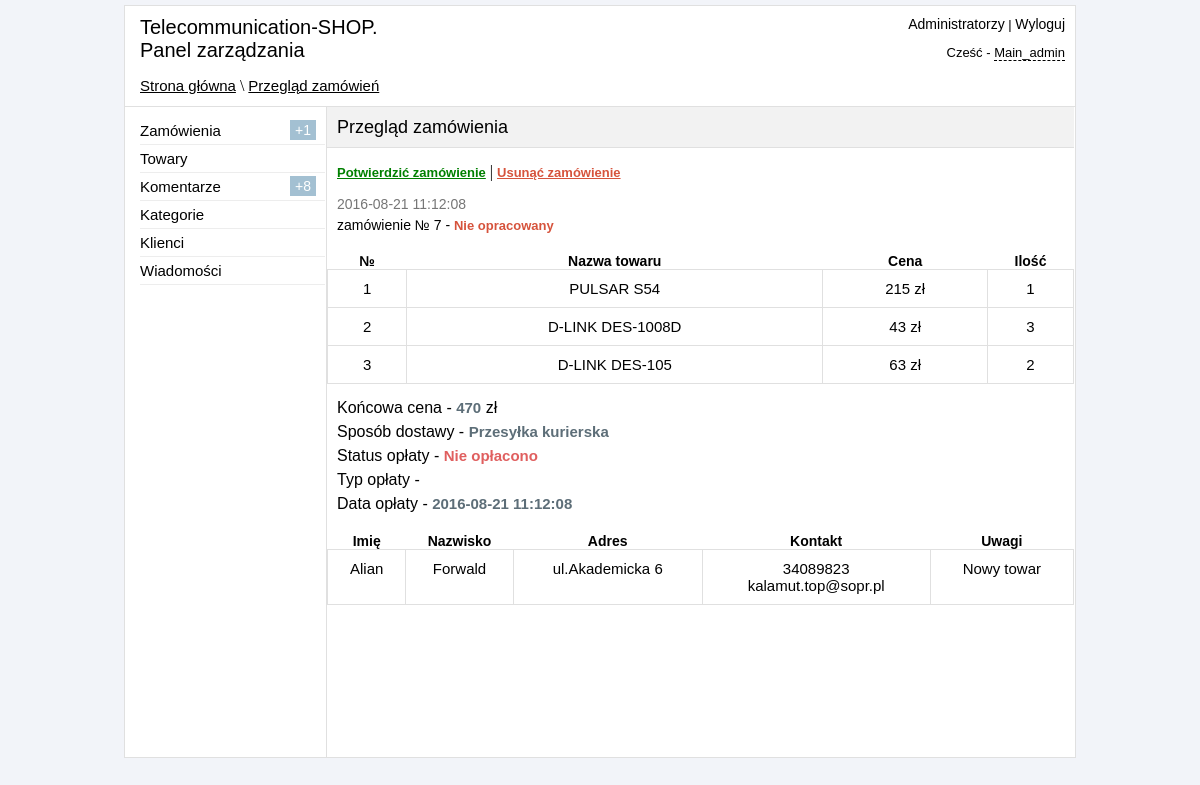
The page /admin/view_order.php?id=7 (signed in) on the database its author committed.
### tables this page shows
CREATE TABLE IF NOT EXISTS `orders` (
  `order_id` int(11) NOT NULL,
  `order_datetime` datetime NOT NULL,
  `order_confirmed` varchar(10) NOT NULL DEFAULT 'no',
  `order_delivery` varchar(255) NOT NULL,
  `order_pay` varchar(50) NOT NULL,
  `order_type_pay` varchar(100) NOT NULL,
  `order_name` text NOT NULL,
  `order_surname` text NOT NULL,
  `order_address` text NOT NULL,
  `order_phone` varchar(50) NOT NULL,
  `order_note` text NOT NULL,
  `order_email` varchar(50) NOT NULL,
  `order_paysystem_number` varchar(255) NOT NULL
);

CREATE TABLE IF NOT EXISTS `buy_products` (
  `buy_id` int(11) NOT NULL,
  `buy_id_order` int(11) NOT NULL,
  `buy_id_product` int(11) NOT NULL,
  `buy_count_product` int(11) NOT NULL
);

CREATE TABLE IF NOT EXISTS `table_products` (
  `products_id` int(11) NOT NULL,
  `title` varchar(255) NOT NULL,
  `price` int(11) NOT NULL,
  `model` varchar(255) NOT NULL,
  `seo_words` text NOT NULL,
  `seo_description` text NOT NULL,
  `mini_description` text NOT NULL,
  `image` varchar(255) NOT NULL,
  `description` text NOT NULL,
  `mini_features` text NOT NULL,
  `features` text NOT NULL,
  `datetime` datetime NOT NULL,
  `new` int(11) NOT NULL DEFAULT '0',
  `leader` int(11) NOT NULL DEFAULT '0',
  `sale` int(11) NOT NULL DEFAULT '0',
  `visible` int(11) DEFAULT '0',
  `count` int(11) NOT NULL DEFAULT '0',
  `type_product` varchar(255) NOT NULL,
  `model_id` int(11) NOT NULL,
  `yes_like` int(11) NOT NULL DEFAULT '1'
);

### admin/include/functions.php (called while the page is built, shortened)
<?php
function clear_string($link, $cl_str)
{
	$cl_str = mysqli_real_escape_string($link, $cl_str);
	$cl_str = strip_tags($cl_str);
	$cl_str = trim($cl_str);
	return $cl_str;
}
?>

### admin/view_order.php (the view, shortened to what this page needs)
<?php
if ($_SESSION['auth_admin'] == "yes_auth") {
    include "include/db_connect.php";
    include "include/functions.php";
    $id     = clear_string($link,$_GET["id"]);
    ?>
<!DOCTYPE html PUBLIC "-//W3C//DTD XHTML 1.0 Transitional//EN" "http://www.w3.org/TR/xhtml1/DTD/xhtml1-transitional.dtd">
<html xmlns="http://www.w3.org/1999/xhtml" xml:lang="pl" lang="pl">
<head>
    <link href="css/reset.css" rel="stylesheet" type="text/css" />
    <link href="css/style.css" rel="stylesheet" type="text/css" />
    <link href="jquery_confirm/jquery_confirm.css" rel="stylesheet" type="text/css" />
</head>
<body>
<div id="block-body">
<?php
include "include/block-header.php";
    ?>
<div id="block-content">
<div id="block-parameters">
<p id="title-page" >Przegląd zamówienia</p>
</div>
<?php
    if ($_SESSION['view_orders'] == '1') {
        $result = mysqli_query($link, "SELECT * FROM orders WHERE order_id = '$id'");
        if (mysqli_num_rows($result) > 0) {
            $row = mysqli_fetch_array($result);
            do {
                if ($row["order_confirmed"] == 'yes') {
                    $status = '<span class="green">Opracowany</span>';
                } else {
                    $status = '<span class="red">Nie opracowany</span>';
                }
                echo '
  <p class="view-order-link" ><a class="green" href="view_order.php?id=' . $row["order_id"] . '&action=accept" >Potwierdzić zamówienie</a> | <a class="delete" rel="view_order.php?id=' . $row["order_id"] . '&action=delete" >Usunąć zamówienie</a></p>
  <p class="order-datetime" >' . $row["order_datetime"] . '</p>
  <p class="order-number" >zamówienie № ' . $row["order_id"] . ' - ' . $status . '</p>
<TABLE align="center" CELLPADDING="10" WIDTH="100%">
<TR>
<TH>№</TH>
<TH>Nazwa towaru</TH>
<TH>Cena</TH>
<TH>Ilość</TH>
</TR>
';
                $query_product = mysqli_query($link, "SELECT * FROM buy_products,table_products WHERE buy_products.buy_id_order = '$id' AND table_products.products_id = buy_products.buy_id_product");
                $result_query = mysqli_fetch_array($query_product);
                do {
                    $price       = $price + ($result_query["price"] * $result_query["buy_count_product"]);
                    $index_count = $index_count + 1;
                    echo '
 <TR>
<TD  align="CENTER" >' . $index_count . '</TD>
<TD  align="CENTER" >' . $result_query["title"] . '</TD>
<TD  align="CENTER" >' . $result_query["price"] . ' zł</TD>
<TD  align="CENTER" >' . $result_query["buy_count_product"] . '</TD>
</TR>
';
                } while ($result_query = mysqli_fetch_array($query_product));
                if ($row["order_pay"] == "accepted") {
                    $statpay = '<span class="green">Opłacono</span>';
                } else {
                    $statpay = '<span class="red">Nie opłacono</span>';
                }
                echo '
</TABLE>
<ul id="info-order">
<li>Końcowa cena - <span>' . $price . '</span> zł</li>
<li>Sposób dostawy - <span>' . $row["order_delivery"] . '</span></li>
<li>Status opłaty - ' . $statpay . '</li>
<li>Typ opłaty - <span>' . $row["order_type_pay"] . '</span></li>
<li>Data opłaty - <span>' . $row["order_datetime"] . '</span></li>
</ul>
<TABLE align="center" CELLPADDING="10" WIDTH="100%">
<TR>
<TH>Imię</TH>
<TH>Nazwisko</TH>
<TH>Adres</TH>
<TH>Kontakt</TH>
<TH>Uwagi</TH>
</TR>
 <TR>
<TD  align="CENTER" >' . $row["order_name"] . '</TD>
<TD  align="CENTER" >' . $row["order_surname"] . '</TD>
<TD  align="CENTER" >' . $row["order_address"] . '</TD>
<TD  align="CENTER" >' . $row["order_phone"] . '</br>' . $row["order_email"] . '</TD>
<TD  align="CENTER" >' . $row["order_note"] . '</TD>
</TR>
</TABLE>
 ';
            } while ($row = mysqli_fetch_array($result));
        }
    } else {
        echo '<p id="form-error" align="center">Brak uprawnień na przegląd tego rozdziału!</p>';
    }
    ?>
</div>
</div>
</body>
</html>
<?php
} else {
    header("Location: login.php");
}
?>

### admin/css/style.css (style rules this page uses)
body { background-color: #F2F4F9; }
#block-body { width: 950px; margin: 5px auto; background-color: white; border: 1px solid #E0E0E0; }
#block-header1 a { font: 15px sans-serif; color: black; }
#block-content { width: 747px; min-height: 650px; height: auto; margin-left: 201px; border-left: 1px solid #E0E0E0; }
#block-parameters { height: 40px; border-bottom: 1px solid #E0E0E0; background-color: #F2F2F2; }
#title-page { font: 18px sans-serif; margin-top: 10px; margin-left: 10px; position: absolute; }
.delete { font:bold 13px sans-serif; color: #D6533C; cursor: pointer; text-decoration: underline; }
.green { font:bold 13px sans-serif; color: green; }
.order-datetime { font: 14px sans-serif; margin-left: 10px; color: #767676; margin-top: 10px; margin-bottom: 0px; }
.order-number { font: 14px sans-serif; margin-left: 10px; color: black; margin-top: 5px; margin-bottom: 10px; }
.red { font:bold 13px sans-serif; color: #D6533C; }
.view-order-link { margin-left: 10px; }
table { margin-top: 20px; }
th { font:bold 14px sans-serif; }
td { border: 1px solid #E0E0E0; font:15px sans-serif; }
#info-order { margin-top: 15px; }
#info-order li { font: 16px sans-serif; margin-left: 10px; margin-top: 6px; }
#info-order span { color: #5D6E78; font:bold 15px sans-serif; }
#info-order span.red { color: #E05F5F; font:bold 15px sans-serif; }

### rows shown on the page
orders: order_datetime "2016-08-21 11:12:08", order_id "7", order_confirmed "Nie opracowany", price "470", order_delivery "Przesyłka kurierska", order_pay "Nie opłacono", order_name "Alian", order_surname "Forwald", order_address "ul.Akademicka 6", order_phone "34089823", order_email "kalamut.top@sopr.pl", order_note "Nowy towar"
buy_products: table_products.title "PULSAR S54", table_products.price "215", buy_count_product "1"
buy_products: table_products.title "D-LINK DES-1008D", table_products.price "43", buy_count_product "3"
buy_products: table_products.title "D-LINK DES-105", table_products.price "63", buy_count_product "2"

### other values the page prints
$_SESSION['urlpage'] "Strona główna \\ Przegląd zamówień"
$_SESSION['admin_role'] "Main_admin"
$count1 "1"
$count2 "8"
